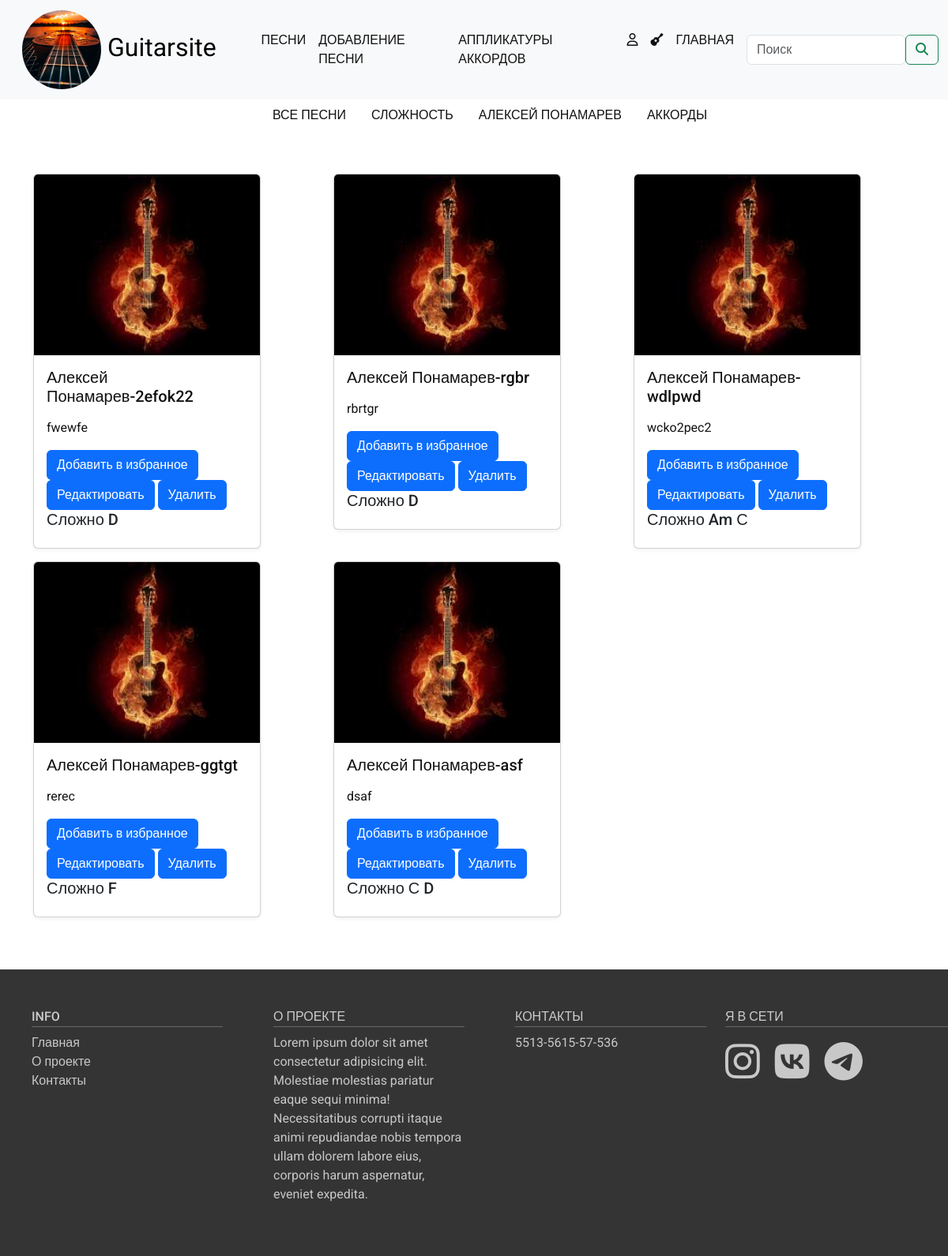
The app's page /songs/author/aleksei-ponamarev/, older data.
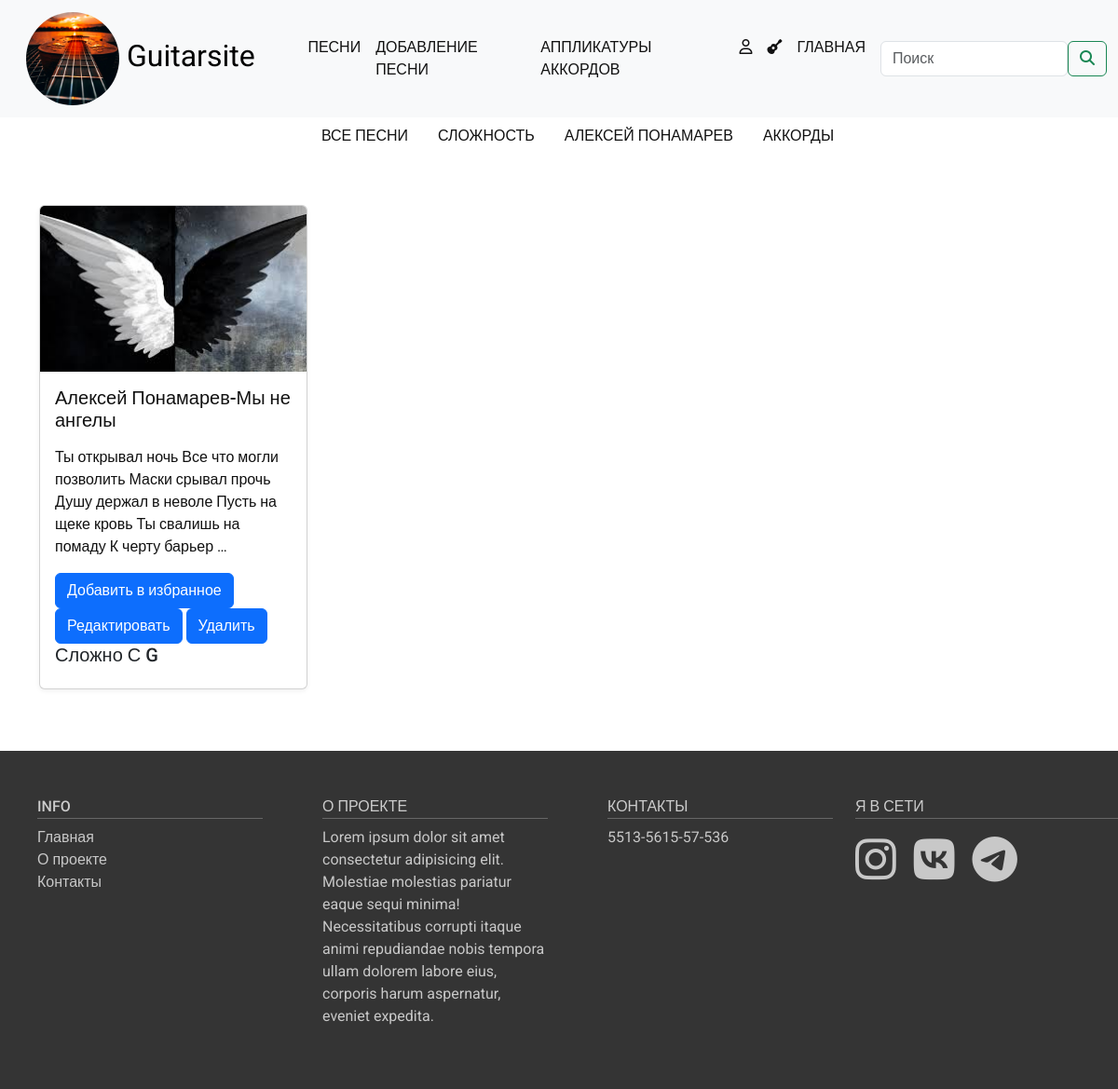
The same page, newer data.
### guitar/models.py (models this page shows, shortened)
class Songs(models.Model):
    class Status(models.IntegerChoices):
        DRAFT = 0, 'Черновик'
        PUBLISHED = 1, 'Опубликовано'
    title = models.CharField(max_length=50, verbose_name="Название песни")
    slug = models.SlugField(max_length=255, unique=True,db_index=True)
    content = models.TextField(blank=True)
    card_image = models.ImageField(upload_to="card_images", blank=True, default=None, null=True, verbose_name="Картинка карточки")
    time_create = models.DateTimeField(auto_now_add=True, verbose_name="Время создания")
    time_update = models.DateTimeField(auto_now=True)
    is_published = models.BooleanField(choices=tuple(map(lambda x:(bool(x[0]),x[1]),Status.choices)), default=Status.DRAFT, verbose_name="Публикация")
    difficult = models.ForeignKey("Difficulty", on_delete=models.PROTECT, related_name="songs", verbose_name="Сложность")
    chords = models.ManyToManyField("Chords", related_name="songs")
    author = models.ForeignKey("Authors", on_delete=models.PROTECT, related_name="songs", verbose_name="Автор")
    user_author = models.ForeignKey(get_user_model(), on_delete=models.SET_NULL, related_name='songs', null=True, default=None)
    objects = models.Manager()
    published = PublishedModel()
    class Meta:
        verbose_name = "Песня"
        verbose_name_plural = "Песни"
        ordering = ["-time_create"]
        indexes = [
            models.Index(fields=["-time_create"]),
        ]
    def get_absolute_url(self):
        return reverse('song', kwargs={'song_slug':self.slug})

class Authors(models.Model):
    name = models.CharField(max_length=100, db_index=True, verbose_name="Автор")
    slug = models.SlugField(max_length=255, db_index=True, unique=True)
    class Meta:
        verbose_name = "Автор песни"
        verbose_name_plural = "Авторы песен"
    def get_absolute_url(self):
        return reverse('songs_by_author', kwargs={'author_slug':self.slug})

class Difficulty(models.Model):
    name = models.CharField(max_length=100, db_index=True, verbose_name="Сложность")
    slug = models.SlugField(max_length=255, db_index=True, unique=True)
    class Meta:
        verbose_name = "Сложность песни"
        verbose_name_plural = "Сложность песен"
    def get_absolute_url(self):
        return reverse('songs_by_difficulty', kwargs={'difficult_slug':self.slug})

class Chords(models.Model):
    name = models.CharField(max_length=100, db_index=True, verbose_name="Аккорды")
    slug = models.SlugField(max_length=255, db_index=True, unique=True)

### guitar/views.py (the view)
# urls.py: path("songs/", views.ShowSongs.as_view(), name="songs"),
class ShowSongs(ListView):
    template_name = 'guitar/all_songs.html'
    context_object_name = "songs"
    paginate_by = 6
    def get_queryset(self):
        queryset = Songs.published.all()
        difficult_slug = self.kwargs.get("difficult_slug")
        author_slug = self.kwargs.get("author_slug")
        if difficult_slug:
            difficult = get_object_or_404(Difficulty, slug=difficult_slug)
            queryset = queryset.filter(difficult_id=difficult.pk)
        elif author_slug:
            author = get_object_or_404(Authors, slug=author_slug)
            queryset = queryset.filter(author_id=author.pk)
        return queryset
    def get_context_data(self, **kwargs):
        context = super().get_context_data(**kwargs)
        context['difficults'] = Difficulty.objects.all()
        context['authors'] = Authors.objects.all()
        difficult_slug = self.kwargs.get("difficult_slug")
        author_slug = self.kwargs.get("author_slug")
        if difficult_slug:
            context['difficult'] = get_object_or_404(Difficulty, slug=difficult_slug)
        elif author_slug:
            context['author'] = get_object_or_404(Authors, slug=author_slug)
        return context

### guitar/models.py (called while the page is built)
    def get_queryset(self):
        return super().get_queryset().filter(is_published=Songs.Status.PUBLISHED)

### guitar/templates/guitar/all_songs.html (shortened to what this page needs)
{% extends 'base.html' %} {% load static %} {% block content %}
<div class="nav-on-allsongs">
  <ul class="nav justify-content-center">
    <li class="nav-item">
      <a class="nav-link" href="{% url 'songs' %}">Все песни</a>
    </li>
    <li class="nav-item dropdown">
      <a
        class="nav-link dropdown-toggle"
        data-bs-toggle="dropdown"
        href="#"
        role="button"
        aria-expanded="false"
        >
        {% if difficult %}
          {{ difficult.name }}
        {% else %}
          Сложность
        {% endif%}
      </a>
    </li>
    <li class="nav-item dropdown">
      <a
        class="nav-link dropdown-toggle"
        data-bs-toggle="dropdown"
        href="#"
        role="button"
        aria-expanded="false"
        >
        {% if author%}
          {{ author.name }}
        {% else %}
          Автор
        {% endif%}
      </a>
    </li>
    <li class="nav-item">
      <a class="nav-link" href="#">Аккорды</a>
    </li>
  </ul>
</div>
{% include "guitar/includes/card_display.html"%}
{% endblock content%}

### guitar/templates/guitar/includes/card_display.html
{% load static %}
<section class="main-content">
  <div class="container">
    <div class="row">
      {% if songs%}
        {%for song in songs%}
        <div class="col-lg-4 col-sm-6 mb-3">
          <a href="{{song.get_absolute_url}}" class="link-to-song">
            <div class="card" style="width: 18rem">
              {% if song.card_image %}
              <img
                src="{{ song.card_image.url }}"
                class="card-img-top"
                alt="5"
              />
              {% else%}
              <img
                src="{% static 'guitar/img/5.jpeg' %}"
                class="card-img-top"
                alt="5"
              />
              {% endif %}
              <div class="card-body">
                <h5 class="card-title">{{song.author.name}}-{{song.title}}</h5>
                <p class="card-text">
                  {{song.content|truncatewords:25|linebreaks}}
                </p>
                <a href="##" class="btn btn-primary">Добавить в избранное</a>
                <a href="{% url 'update_song' slug=song.slug %}" class="btn btn-primary">Редактировать</a>
                <a href="{% url 'delete_song' slug=song.slug %}" class="btn btn-primary">Удалить</a>
                <h5 class="card-title">
                  {{song.difficult.name}}
                  {% with song.chords.all as chords%}
                    {% if chords%}
                      {% for chord in chords%}
                        {{chord.name}}
                      {% endfor %}
                    {% endif %}
                  {% endwith %}
                </h5>
              </div>
            </div>
          </a>
        </div>
        {% endfor%}
      {% else %}
        <div class="col text-center">
          <h1>Нет песен</h1>
        </div>
      {% endif %}
    </div>
  </div>
</section>

Row changes from the older to the newer data that the page shows:
removed Songs: author.name "Алексей Понамарев", title "2efok22", content "fwewfe", difficult.name "Сложно"
no longer on this page (row unchanged): Chords: name "D"
removed Songs: author.name "Алексей Понамарев", title "rgbr", content "rbrtgr", difficult.name "Сложно"
removed Songs: author.name "Алексей Понамарев", title "wdlpwd", content "wcko2pec2", difficult.name "Сложно", Chords (name "С")
no longer on this page (row unchanged): Chords: name "Am", shown under "Алексей Понамарев"
removed Songs: author.name "Алексей Понамарев", title "ggtgt", content "rerec", difficult.name "Сложно"
no longer on this page (row unchanged): Chords: name "F", shown under "Алексей Понамарев"
removed Songs: author.name "Алексей Понамарев", title "asf", content "dsaf", difficult.name "Сложно", Chords (name "С")
now on this page (row edited): Songs: card_image (picture), author.name "Алексей Понамарев", title "Мы не ангелы", content "Ты открывал ночь Все что могли позволить Маски срывал прочь Душу держал в неволе Пусть на щеке кровь Ты свалишь на помаду К черту барьер …", difficult.name "Сложно", Chords (name "С")
now on this page (row unchanged): Chords: name "G", shown under "Алексей Понамарев"
